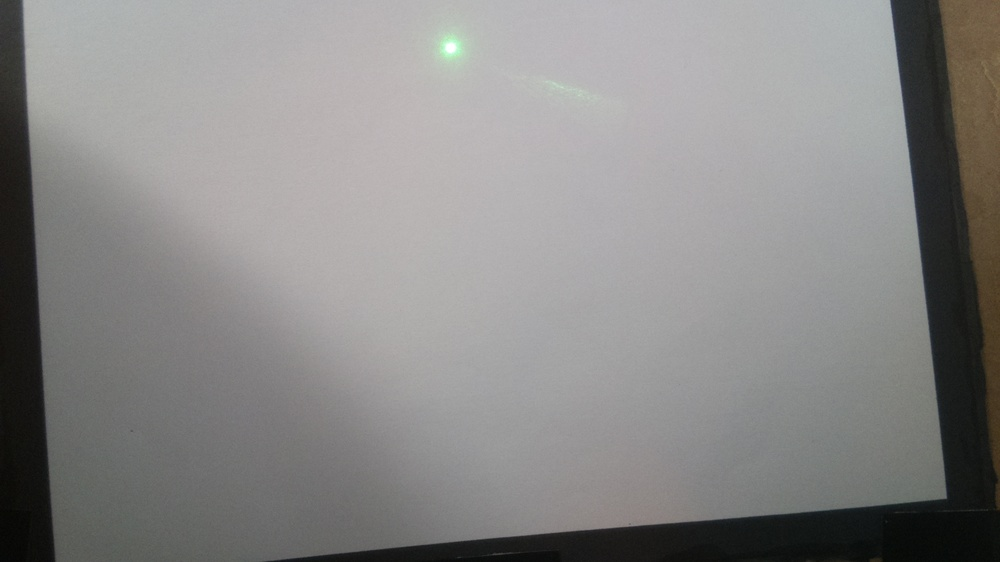
#> input picture Vision/Test_Images/V2/img1.jpeg, 1000 x 562 px, shrunk from 1640 x 922 before the run
$ python adaptive.py
#> lines starting #> are read from the running program, lines starting #| are printed output that depends on the picture; after the words box and inside, x2 and y2 are one past the last pixel; in counts of white or black regions, pixels touching at a corner belong together
import cv2 as cv
import numpy as np
from matplotlib import pyplot as plt
img = cv.imread('Test_Images/V2/img1.jpeg',0)
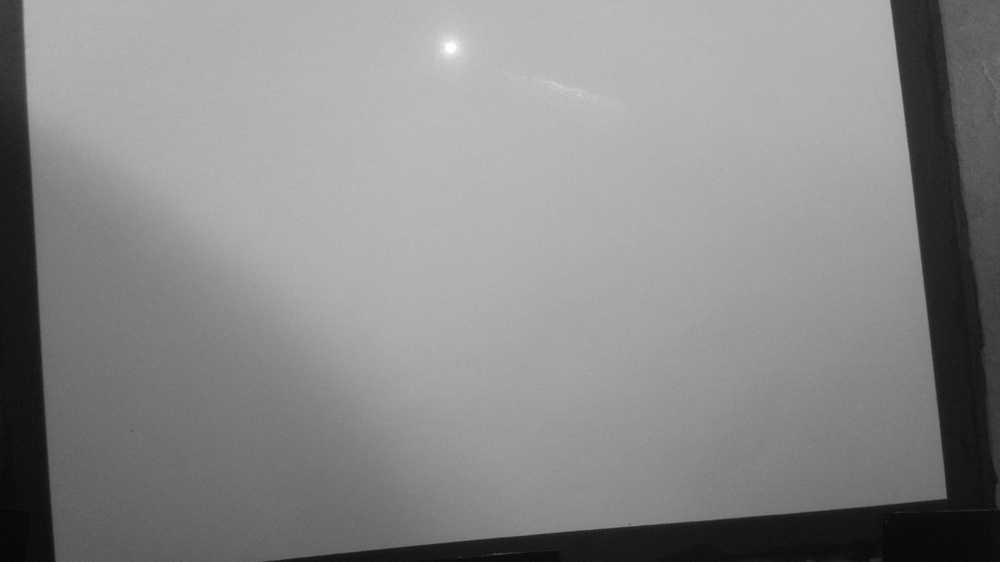
#> img: shape (562, 1000); min 5, max 255, mean 136.4
# img = cv.medianBlur(img,5)
kernel = np.ones((10,10),np.float32)/100
img = cv.filter2D(img, -1, kernel)
ret,th1 = cv.threshold(img,127,255,cv.THRESH_BINARY)
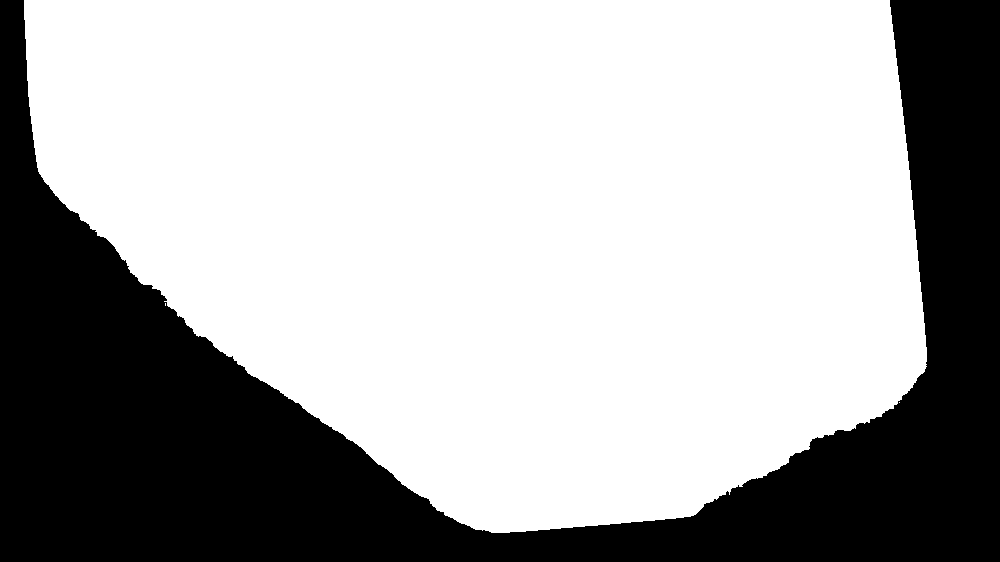
#> th1: shape (562, 1000); 66.9% white; 1 black region, box (x1, y1, x2, y2) and area: (0, 0, 1000, 562) 186181
th2 = cv.adaptiveThreshold(img,255,cv.ADAPTIVE_THRESH_MEAN_C, cv.THRESH_BINARY,11,2)
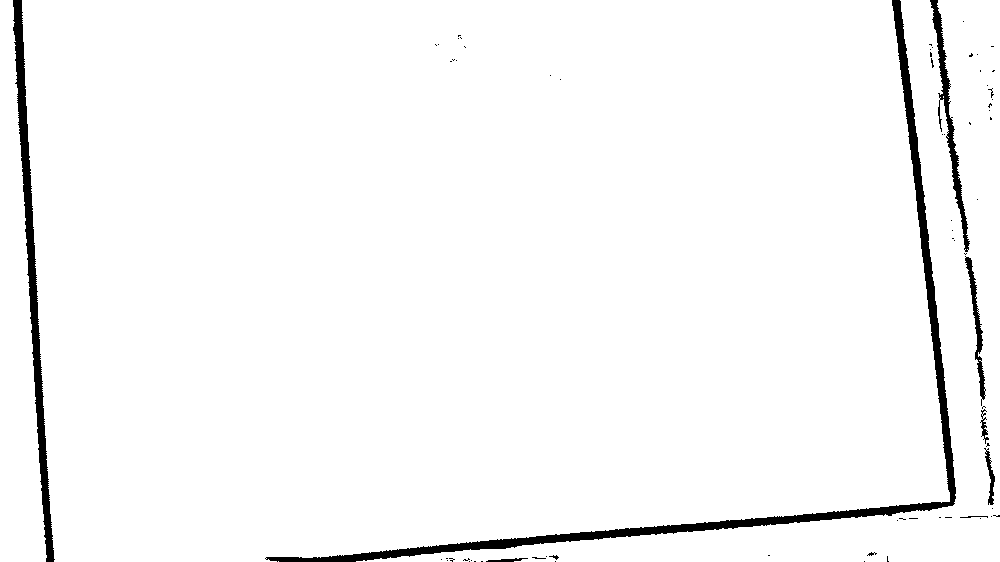
#> th2: shape (562, 1000); 97.1% white; 73 black regions (64 under 20 px), largest, box (x1, y1, x2, y2) and area: (265, 0, 956, 562) 9021, (13, 0, 55, 562) 4427, (930, 0, 970, 252) 1579
th3 = cv.adaptiveThreshold(img,255,cv.ADAPTIVE_THRESH_GAUSSIAN_C, cv.THRESH_BINARY,11,2)
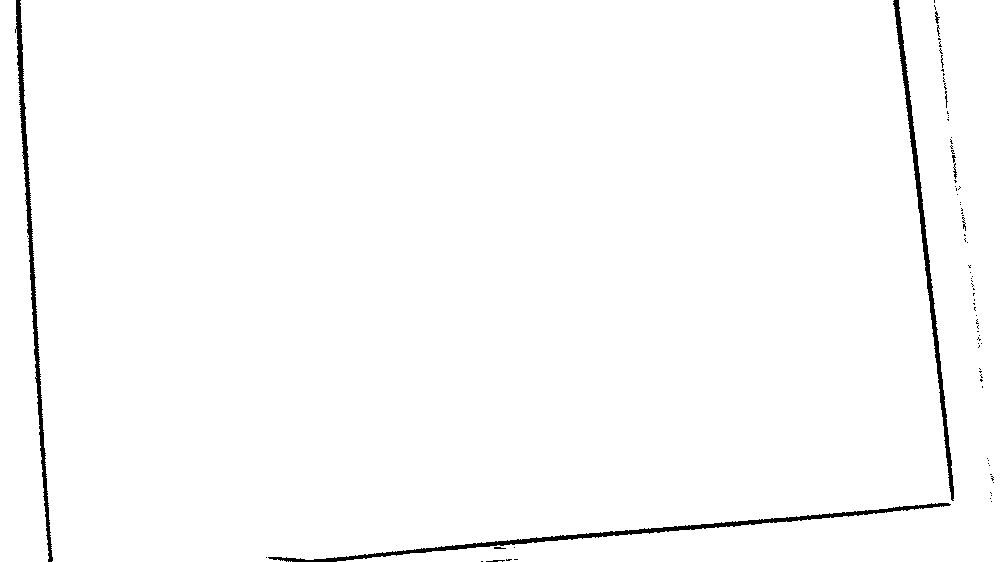
#> th3: shape (562, 1000); 98.6% white; 84 black regions (76 under 20 px), largest, box (x1, y1, x2, y2) and area: (268, 503, 951, 562) 2755, (15, 0, 53, 562) 2446, (893, 0, 954, 501) 2296
titles = ['Original Image', 'Global Thresholding (v = 127)',
            'Adaptive Mean Thresholding', 'Adaptive Gaussian Thresholding']
images = [img, th1, th2, th3]
for i in range(4):
    plt.subplot(2,2,i+1),plt.imshow(images[i],'gray')
    plt.title(titles[i])
    plt.xticks([]),plt.yticks([])
plt.show()


# import cv2 as cv
# import numpy as np
# from matplotlib import pyplot as plt
# img = cv.imread('Test_Images/Preliminary/img1.jpeg',0)
# img = cv.medianBlur(img,5)
# # ret,th1 = cv.threshold(img,127,255,cv.THRESH_BINARY)
# # th2 = cv.adaptiveThreshold(img,255,cv.ADAPTIVE_THRESH_MEAN_C, cv.THRESH_BINARY,11,2)
# # th3 = cv.adaptiveThreshold(img,255,cv.ADAPTIVE_THRESH_GAUSSIAN_C, cv.THRESH_BINARY,11,2)
# # titles = ['Original Image', 'Global Thresholding (v = 127)']
# # images = [img, th1]
# # for i in range(2):
# #     plt.subplot(2,2,i+1),plt.imshow(images[i],'gray')
# #     plt.title(titles[i])
# #     plt.xticks([]),plt.yticks([])

# plt.subplot(1,1,1),plt.imshow(img,'gray')
# plt.show()

$ run again, with Vision/Test_Images/Preliminary/img1.jpeg copied over Vision/Test_Images/V2/img1.jpeg
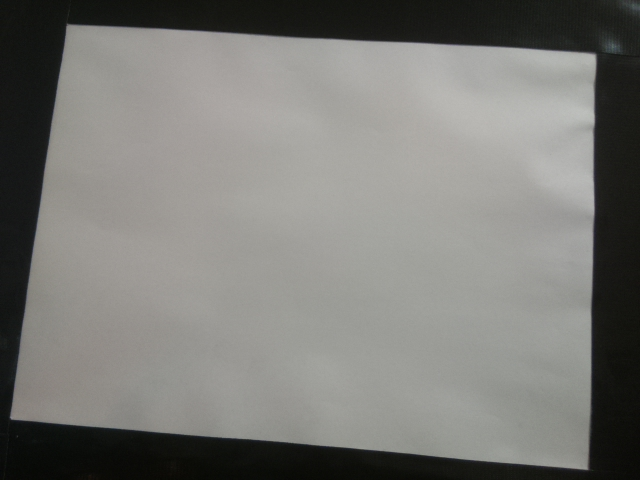
#> input picture Vision/Test_Images/Preliminary/img1.jpeg, 640 x 480 px
#> `ret,th1 = cv.threshold(img,127,255,cv.THRESH_BINARY)`:
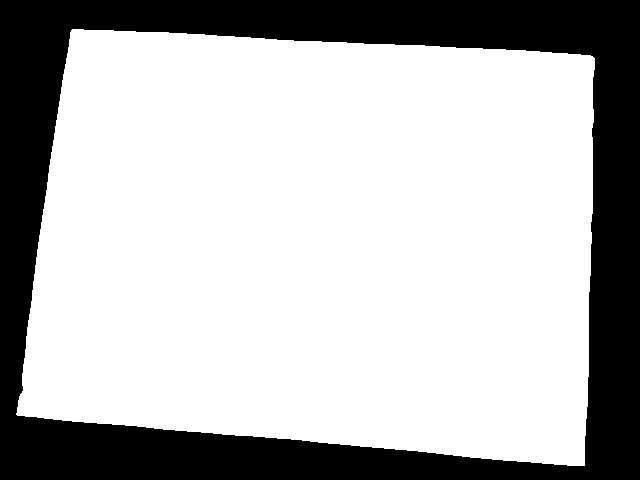
#> th1: shape (480, 640); 71.7% white; 1 black region, box (x1, y1, x2, y2) and area: (0, 0, 640, 480) 86799
#> th2: shape (480, 640); 94.7% white; 23 black regions (20 under 20 px), largest, box (x1, y1, x2, y2) and area: (2, 15, 628, 480) 16127, (577, 126, 585, 133) 21, (618, 36, 624, 42) 20
#> `th3 = cv.adaptiveThreshold(img,255,cv.ADAPTIVE_THRESH_GAUSSIAN_C, cv.T..`:
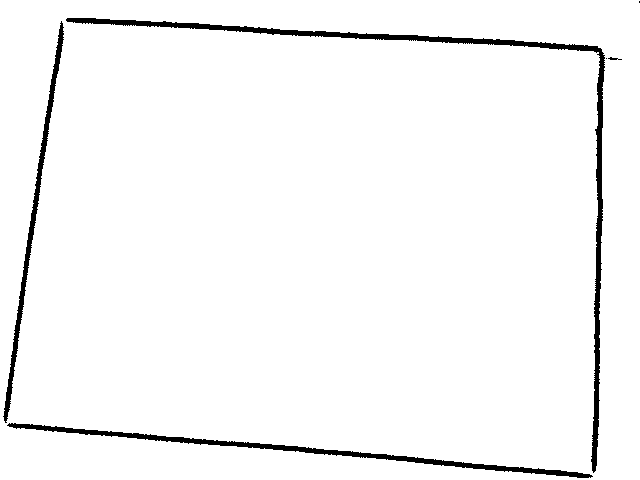
#> th3: shape (480, 640); 96.8% white; 6 black regions (2 under 20 px), largest, box (x1, y1, x2, y2) and area: (66, 18, 605, 473) 4936, (7, 423, 593, 478) 2831, (3, 21, 64, 423) 1953, (608, 57, 622, 60) 23

$ run again, with Vision/Test_Images/V2/img2.jpeg copied over Vision/Test_Images/V2/img1.jpeg
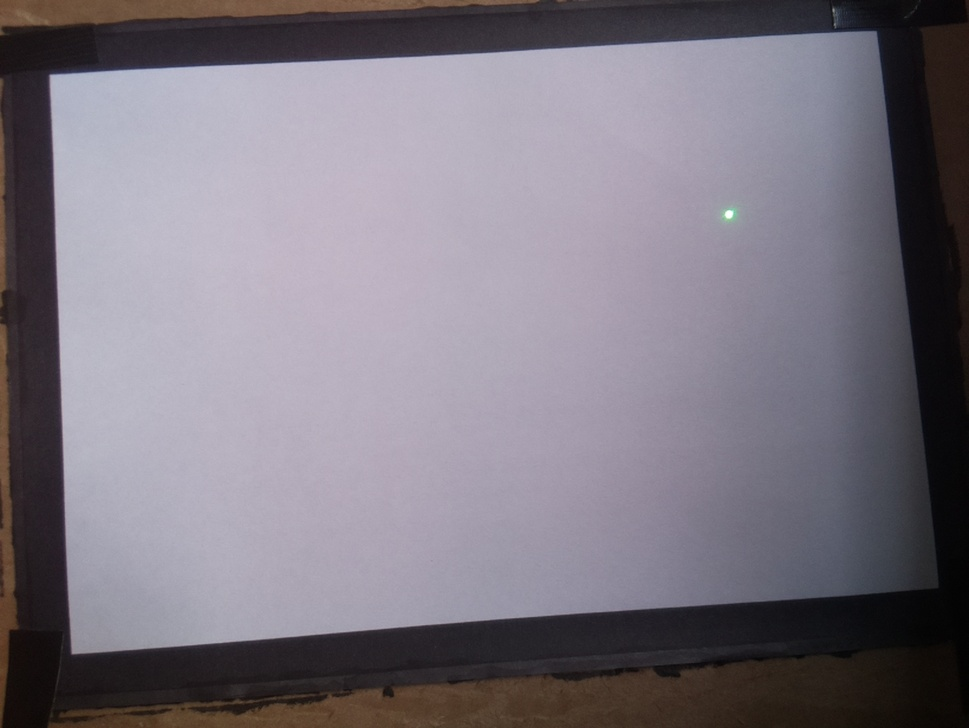
#> input picture Vision/Test_Images/V2/img2.jpeg, 969 x 728 px, shrunk from 1640 x 1232 before the run
#> `ret,th1 = cv.threshold(img,127,255,cv.THRESH_BINARY)`:
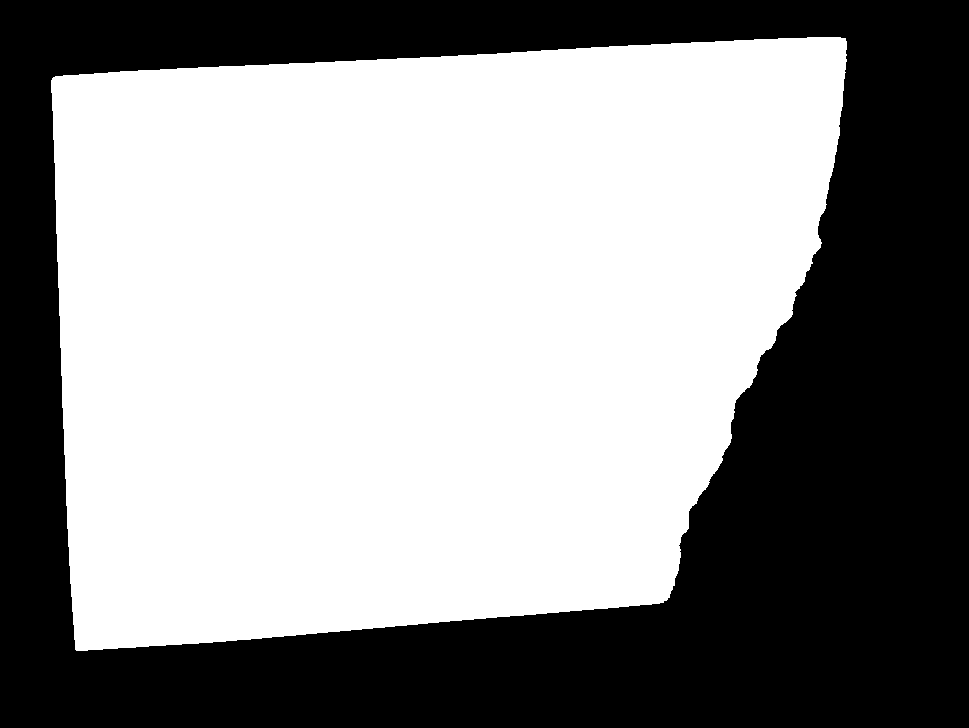
#> th1: shape (728, 969); 57.3% white; 1 black region, box (x1, y1, x2, y2) and area: (0, 0, 969, 728) 301342
#> th2: shape (728, 969); 94.8% white; 287 black regions (222 under 20 px), largest, box (x1, y1, x2, y2) and area: (40, 2, 946, 664) 21745, (6, 6, 540, 37) 2958, (0, 316, 26, 624) 1701
#> `th3 = cv.adaptiveThreshold(img,255,cv.ADAPTIVE_THRESH_GAUSSIAN_C, cv.T..`:
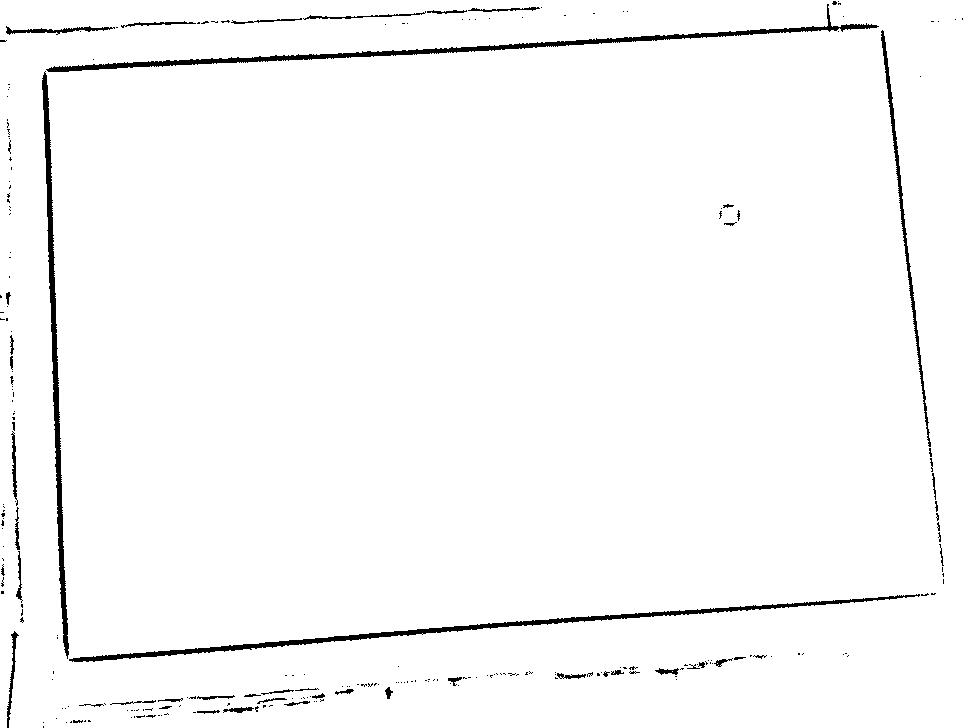
#> th3: shape (728, 969); 97.7% white; 256 black regions (205 under 20 px), largest, box (x1, y1, x2, y2) and area: (46, 4, 879, 72) 3867, (69, 594, 920, 662) 3646, (42, 71, 69, 659) 3058
